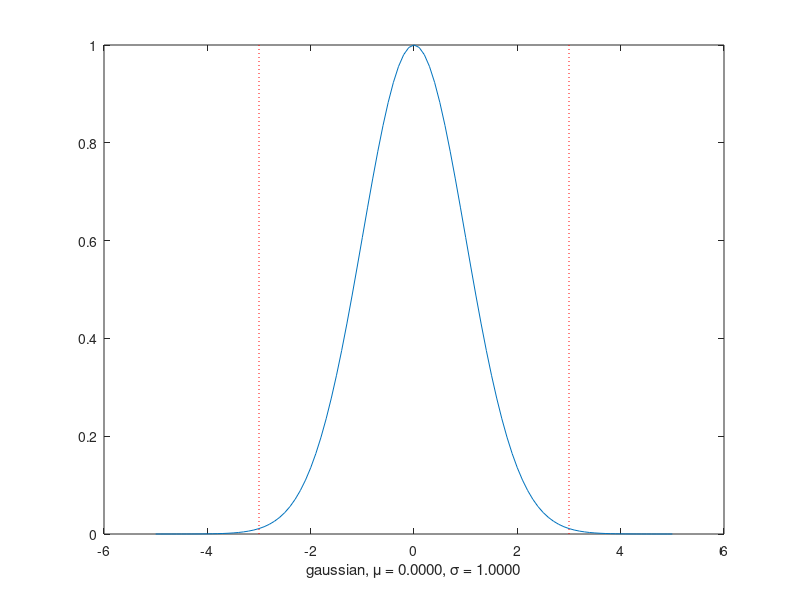

Recreate this plot in MATLAB.
sigma = 1;
mean  = 0;

x = -5*sigma:0.1:5*sigma;
y = gaussmf(x, [sigma mean]);

close all; figure; 
ax = axes; 

plot(x, y); hold on;
xlabel(sprintf('gaussian, \\mu = %.4f, \\sigma = %.4f', mean, sigma));

threeSigma = 3*sigma;
line([threeSigma threeSigma], get(ax,'YLim'), 'LineStyle', ':', 'Color', [1 0 0])
line([-threeSigma -threeSigma], get(ax,'YLim'), 'LineStyle', ':', 'Color', [1 0 0])